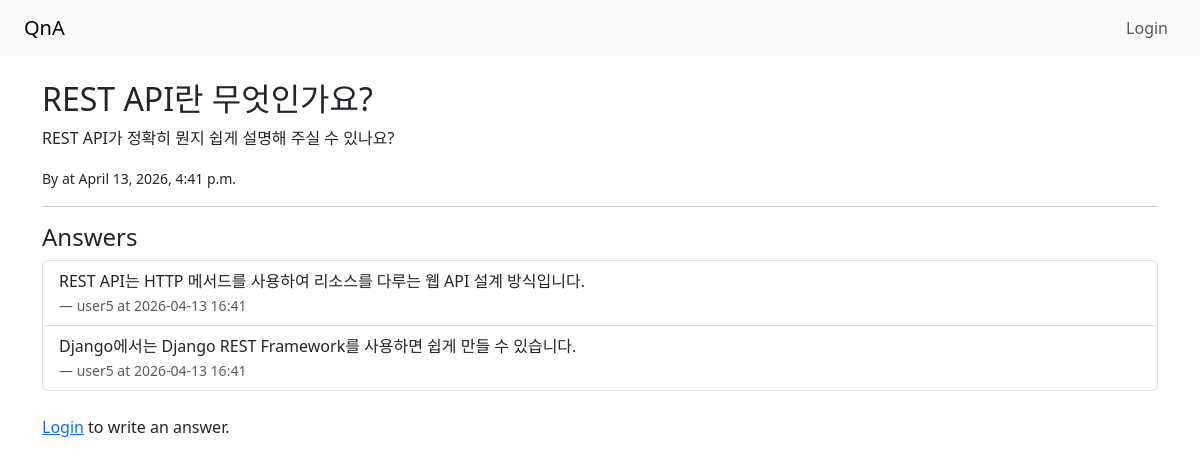
Page /question/10/ on the committed database.
### qa/models.py (models this page shows, shortened)
class Question(models.Model):
    title = models.CharField(max_length=200)
    content = models.TextField()
    author = models.ForeignKey(User, on_delete=models.CASCADE)
    created_at = models.DateTimeField(auto_now_add=True)

class Answer(models.Model):
    question = models.ForeignKey(Question, on_delete=models.CASCADE, related_name='answers')
    content = models.TextField()
    author = models.ForeignKey(User, on_delete=models.CASCADE)
    created_at = models.DateTimeField(auto_now_add=True)

### qa/views.py (the view, shortened to what this page needs)
# urls.py: path('question/<int:pk>/', views.question_detail, name='question_detail'),
def question_detail(request, pk):
    question = get_object_or_404(Question, pk=pk)
    return render(request, 'qa/question_detail.html', {'question': question})

### qa/templates/qa/question_detail.html
{% extends 'qa/base.html' %}
{% block content %}
<h2>{{ question.title }}</h2>
<p>{{ question.content }}</p>
<p><small>By {{ questioon.author.username }} at {{ question.created_at }}</small></p>
<hr>
<h4>Answers</h4>
<ul class="list-group mb-4">
    {% for answer in question.answers.all %}
    <li class="list-group-item">
        {{ answer.content }}<br>
        <small class="text-muted">— {{ answer.author.username }} at {{ answer.created_at|date:"Y-m-d H:i" }}</small>
    </li>
    {% empty %}
    <li class="list-group-item">No answers yet.</li>
    {% endfor %}
</ul>
{% if user.is_authenticated %}
<h5>Write an Answer</h5>
<form method="POST">
    {% csrf_token %}
    <div class="mb-3">
        <textarea name="content" class="form-control" rows="4"
                  placeholder="Write your answer here..."></textarea>
    </div>
    <button type="submit" class="btn btn-success">Submit Answer</button>
</form>
{% else %}
<p><a href="{% url 'login' %}">Login</a> to write an answer.</p>
{% endif %}
{% endblock %}

### rows in the picture
Question: title "REST API란 무엇인가요?", content "REST API가 정확히 뭔지 쉽게 설명해 주실 수 있나요?", created_at "April 13, 2026, 4:41 p.m."
Answer: content "REST API는 HTTP 메서드를 사용하여 리소스를 다루는 웹 API 설계 방식입니다.", author.username "user5", created_at "2026-04-13 16:41"
Answer: content "Django에서는 Django REST Framework를 사용하면 쉽게 만들 수 있습니다.", author.username "user5", created_at "2026-04-13 16:41"
